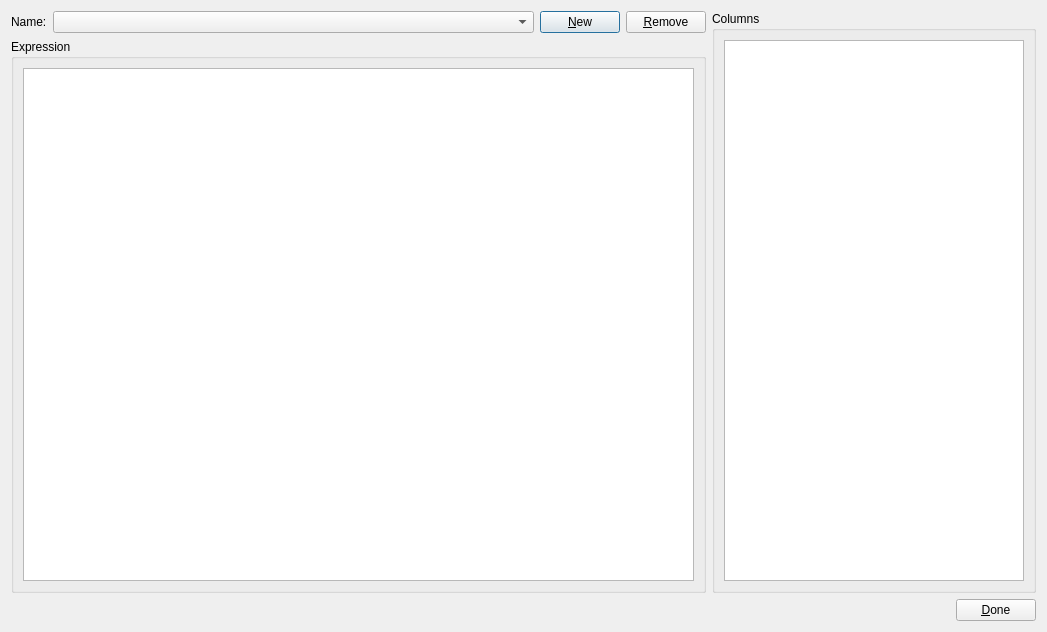
<?xml version="1.0" encoding="UTF-8"?>
<ui version="4.0">
 <class>addCalcDialog</class>
 <widget class="QDialog" name="addCalcDialog">
  <property name="geometry">
   <rect>
    <x>0</x>
    <y>0</y>
    <width>1047</width>
    <height>632</height>
   </rect>
  </property>
  <property name="windowTitle">
   <string>Add/Edit Calculated Columns</string>
  </property>
  <layout class="QVBoxLayout" name="verticalLayout_4">
   <item>
    <layout class="QHBoxLayout" name="horizontalLayout_2">
     <item>
      <layout class="QVBoxLayout" name="verticalLayout_3">
       <item>
        <layout class="QHBoxLayout" name="horizontalLayout">
         <item>
          <widget class="QLabel" name="label">
           <property name="sizePolicy">
            <sizepolicy hsizetype="Maximum" vsizetype="Preferred">
             <horstretch>0</horstretch>
             <verstretch>0</verstretch>
            </sizepolicy>
           </property>
           <property name="text">
            <string>Name:</string>
           </property>
          </widget>
         </item>
         <item>
          <widget class="QComboBox" name="comboBox"/>
         </item>
         <item>
          <widget class="QPushButton" name="newButton">
           <property name="sizePolicy">
            <sizepolicy hsizetype="Maximum" vsizetype="Fixed">
             <horstretch>0</horstretch>
             <verstretch>0</verstretch>
            </sizepolicy>
           </property>
           <property name="text">
            <string>&amp;New</string>
           </property>
          </widget>
         </item>
         <item>
          <widget class="QPushButton" name="delButton">
           <property name="sizePolicy">
            <sizepolicy hsizetype="Maximum" vsizetype="Fixed">
             <horstretch>0</horstretch>
             <verstretch>0</verstretch>
            </sizepolicy>
           </property>
           <property name="text">
            <string>&amp;Remove</string>
           </property>
          </widget>
         </item>
        </layout>
       </item>
       <item>
        <widget class="QGroupBox" name="groupBox_2">
         <property name="title">
          <string>Expression</string>
         </property>
         <layout class="QVBoxLayout" name="verticalLayout">
          <item>
           <widget class="QTextEdit" name="expressionEdit"/>
          </item>
         </layout>
        </widget>
       </item>
      </layout>
     </item>
     <item>
      <widget class="QGroupBox" name="groupBox">
       <property name="sizePolicy">
        <sizepolicy hsizetype="Preferred" vsizetype="Preferred">
         <horstretch>0</horstretch>
         <verstretch>0</verstretch>
        </sizepolicy>
       </property>
       <property name="title">
        <string>Columns</string>
       </property>
       <layout class="QVBoxLayout" name="verticalLayout_2">
        <item>
         <widget class="QListWidget" name="colListWidget">
          <property name="sizePolicy">
           <sizepolicy hsizetype="Fixed" vsizetype="Expanding">
            <horstretch>0</horstretch>
            <verstretch>0</verstretch>
           </sizepolicy>
          </property>
          <property name="minimumSize">
           <size>
            <width>300</width>
            <height>0</height>
           </size>
          </property>
         </widget>
        </item>
       </layout>
      </widget>
     </item>
    </layout>
   </item>
   <item>
    <layout class="QHBoxLayout" name="horizontalLayout_3">
     <item>
      <spacer name="horizontalSpacer">
       <property name="orientation">
        <enum>Qt::Horizontal</enum>
       </property>
       <property name="sizeHint" stdset="0">
        <size>
         <width>40</width>
         <height>20</height>
        </size>
       </property>
      </spacer>
     </item>
     <item>
      <widget class="QPushButton" name="doneButton">
       <property name="text">
        <string>&amp;Done</string>
       </property>
      </widget>
     </item>
    </layout>
   </item>
  </layout>
 </widget>
 <resources/>
 <connections/>
</ui>
